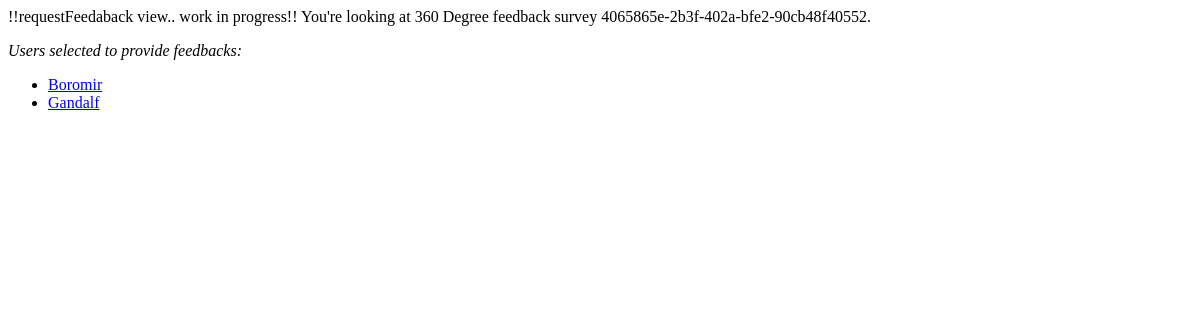
The app's page /Degree360/requestFeedback/4065865e-2b3f-402a-bfe2-90cb48f40552/, older data.
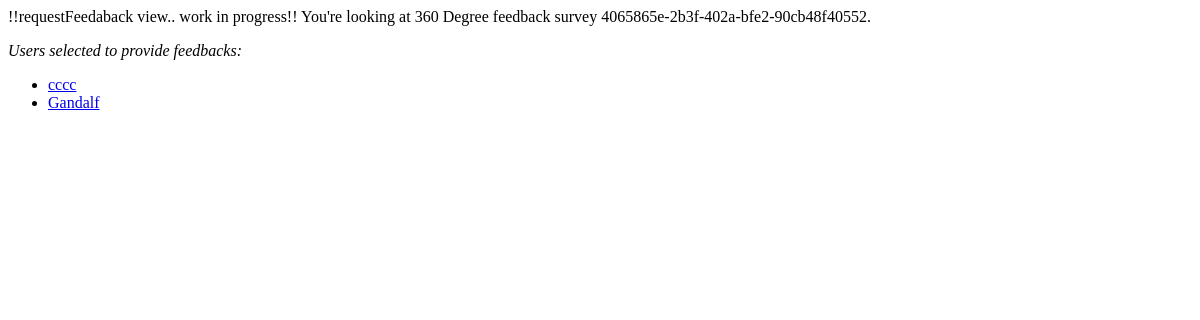
The same page, newer data.
### Degree360/models.py (models this page shows, shortened)
class FeedbackProvider(models.Model):
    name = models.CharField(max_length=100)
    last_name = models.CharField(max_length=100, blank=True, default='')
    email = models.EmailField(max_length=100)
    relation_type = models.ForeignKey(RelationType, on_delete=models.CASCADE)
    survey = models.ForeignKey(Survey, on_delete=models.CASCADE)
    class Meta:
        unique_together = (("survey", "email"),)

### Degree360/views.py (the view)
def requestFeedback(request, pk):
    feedbackProviders = FeedbackProvider.objects.all()
    context = {
        'pk': pk,
        'feedbackProviders': feedbackProviders
        }
    return render(request, 'Degree360/requestFeedback.html', context)

### Degree360/templates/Degree360/requestFeedback.html
{% if feedbackProviders %}
	<p>
	!!requestFeedaback view.. work in progress!! You're looking at 360 Degree feedback survey {{pk}}.
	</p>
	<em>
	Users selected to provide feedbacks:
	</em>
    <ul>
    {% for feedbackProvider in feedbackProviders %}
        <li><a href="{% url 'Degree360:feedbackProvider' feedbackProvider.survey.id feedbackProvider.email %}">{{ feedbackProvider.name }}</a></li>
    {% endfor %}
    </ul>
{% else %}
    <p>No user has been selected to provide feedbacks for the 360 Degree Review.</p>
{% endif %}

Row changes from the older to the newer data that the page shows:
changed FeedbackProvider: name "Boromir" → "cccc"
